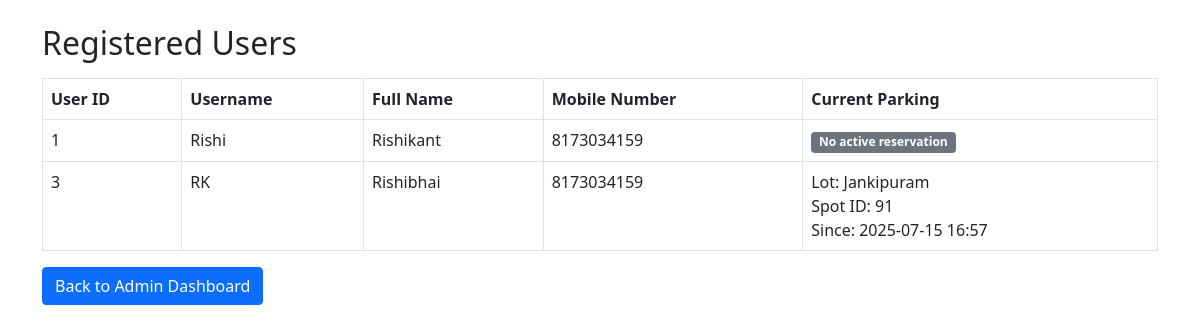
The app's page /registered_users with its own data.
### application/models.py (models this page shows)
class User(db.Model):
    id = db.Column(db.Integer, primary_key=True)
    username = db.Column(db.String(150), unique=True, nullable=False)
    password = db.Column(db.String(150), nullable=False)
    role = db.Column(db.String(10), nullable=False)
    fullname = db.Column(db.String(100))
    address = db.Column(db.String(200))
    pin_code = db.Column(db.String(10))
    mobile_number = db.Column(db.String(15))

class ParkingLot(db.Model):
    id = db.Column(db.Integer, primary_key=True)
    location_name = db.Column(db.String(100), nullable=False)
    address = db.Column(db.String(200), nullable=False)
    pincode = db.Column(db.String(10), nullable=False)
    price_per_hour = db.Column(db.Float, nullable=False)
    max_spots = db.Column(db.Integer, nullable=False)
    spots = db.relationship('ParkingSpot', backref='lot', lazy=True)

class ParkingSpot(db.Model):
    id = db.Column(db.Integer, primary_key=True)
    lot_id = db.Column(db.Integer, db.ForeignKey('parking_lot.id'), nullable=False)
    status = db.Column(db.String(1), nullable=False, default='A')  # A = Available, O = Occupied

class Reservation(db.Model):
    id = db.Column(db.Integer, primary_key=True)
    user_id = db.Column(db.Integer, db.ForeignKey('user.id'), nullable=False)
    spot_id = db.Column(db.Integer, db.ForeignKey('parking_spot.id'), nullable=False)
    start_time = db.Column(db.DateTime, nullable=False)
    end_time = db.Column(db.DateTime, nullable=True)
    cost = db.Column(db.Float, nullable=True)
    vehicle_no = db.Column(db.String(20), nullable=True)
    spot = db.relationship('ParkingSpot', backref='reservations')
    User = db.relationship('User', backref='reservations')

### application/controllers.py (the view)
@app.route('/registered_users')
def registered_users():
    users = User.query.filter_by(role='user').all()
    active_reservations = Reservation.query.filter_by(end_time=None).all()
    reservation_map = {}
    for r in active_reservations:
       reservation_map[r.user_id] = r
    return render_template("registered_users.html",users=users,reservation_map=reservation_map)

### templates/registered_users.html (shortened to what this page needs)
<!DOCTYPE html>
<html lang="en">
  <head>
    <link
      href="https://cdn.jsdelivr.net/npm/bootstrap@5.0.2/dist/css/bootstrap.min.css"
      rel="stylesheet"
    />
  </head>
  <body>
    <div class="container mt-4">
      <h2>Registered Users</h2>
      <table class="table table-bordered mt-3">
        <thead>
          <tr>
            <th>User ID</th>
            <th>Username</th>
            <th>Full Name</th>
            <th>Mobile Number</th>
            <th>Current Parking</th>
          </tr>
        </thead>
        <tbody>
          {% for user in users %}
          <tr>
            <td>{{ user.id }}</td>
            <td>{{ user.username }}</td>
            <td>{{ user.fullname }}</td>
            <td>{{ user.mobile_number }}</td>
            <td>
              {% if user.id in reservation_map %} Lot: {{
              reservation_map[user.id].spot.lot.location_name }}<br />
              Spot ID: {{ reservation_map[user.id].spot.id }}<br />
              Since: {{ reservation_map[user.id].start_time.strftime("%Y-%m-%d
              %H:%M") }} {% else %}
              <span class="badge bg-secondary">No active reservation</span>
              {% endif %}
            </td>
          </tr>
          {% endfor %}
        </tbody>
      </table>
      <a href="/admin" class="btn btn-primary">Back to Admin Dashboard</a>
    </div>
  </body>
</html>

### records on screen
User: id "1", username "Rishi", fullname "Rishikant", mobile_number "8173034159", shows "No active reservation"
User: id "3", username "RK", fullname "Rishibhai", mobile_number "8173034159"
ParkingLot: location_name "Jankipuram"
ParkingSpot: id "91"
Reservation: start_time "2025-07-15 16:57"
